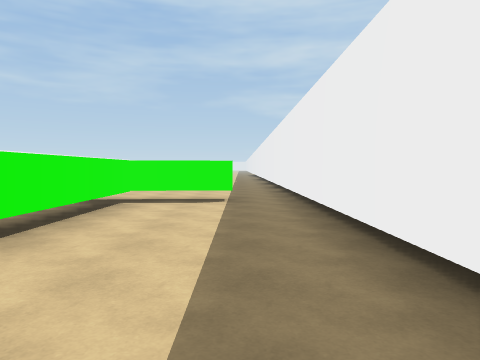
View 1 (above)

24 first-person views from a walk through a scene from a Unity 3-D project. The camera is 1.4 m above the floor, tilts 2° down and sees 70° across. The floor is counted in squares, 2 m on a side. Each view is taken from the middle of a square. On the plan, view 1 faces up. The plan holds only what a view shows up to about 11 squares ahead; the rest is blank. The place goes on beyond the plan. The player character is not drawn.

View 2
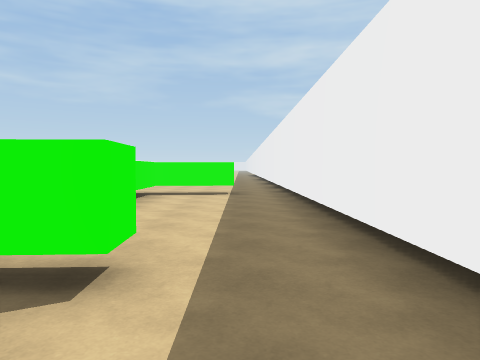

View 3
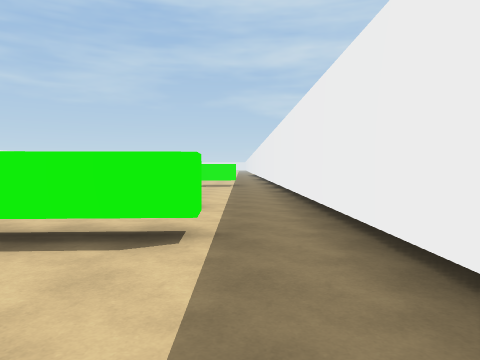

View 4
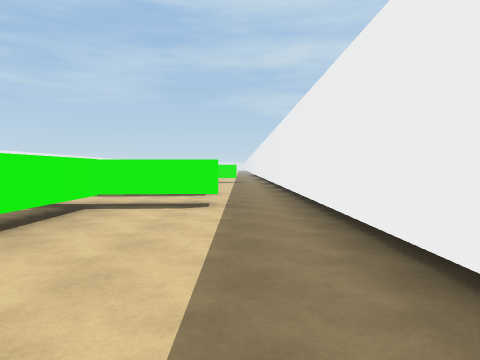

View 5
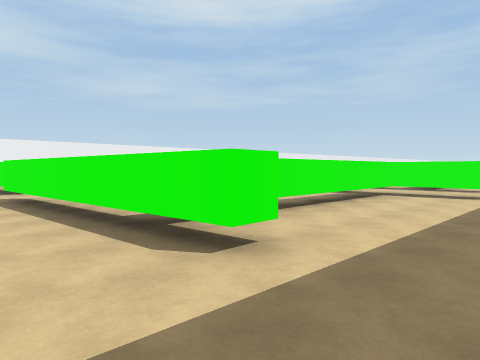

View 6
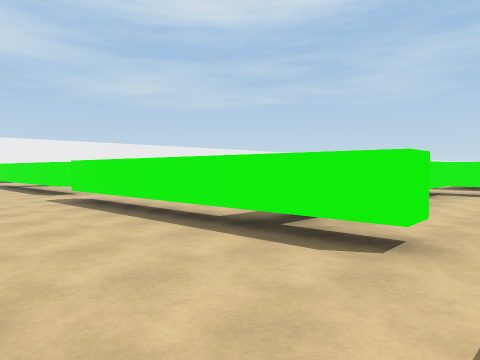

View 7
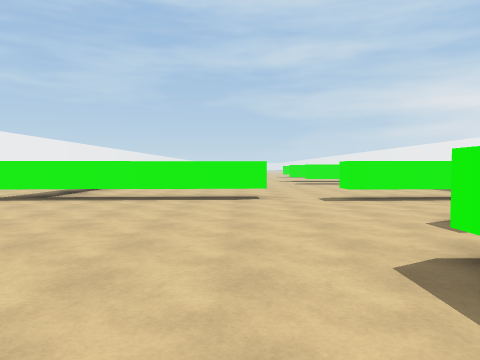

View 8
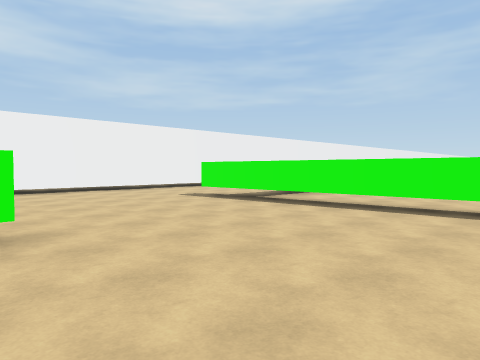

View 9
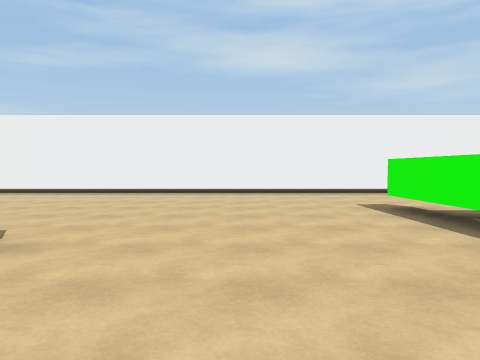

View 10
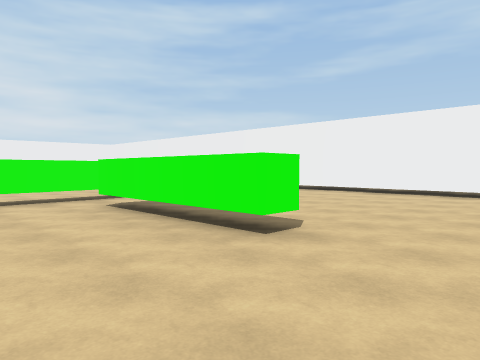

View 11
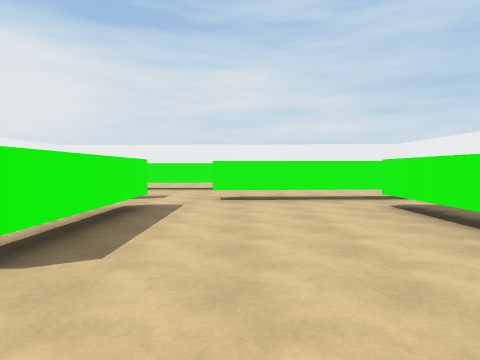

View 12
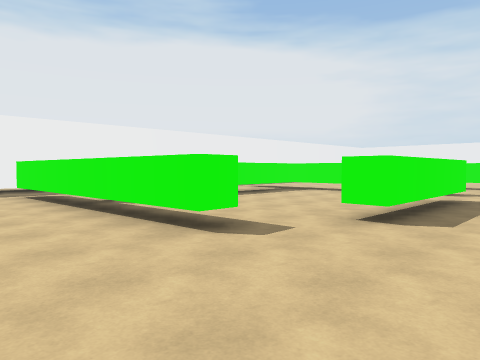

View 13
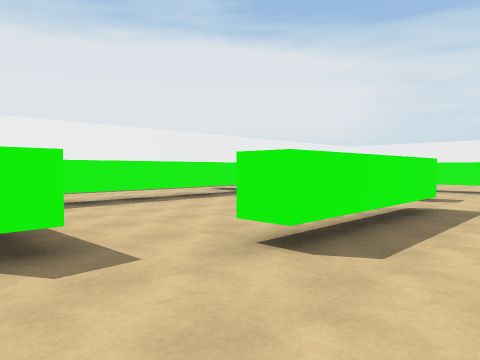

View 14
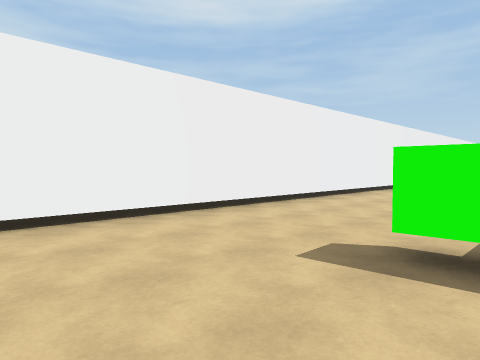

View 15
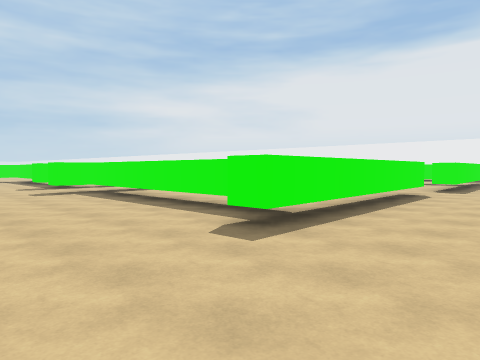

View 16
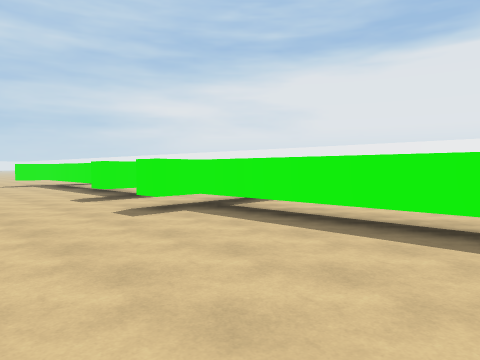

View 17
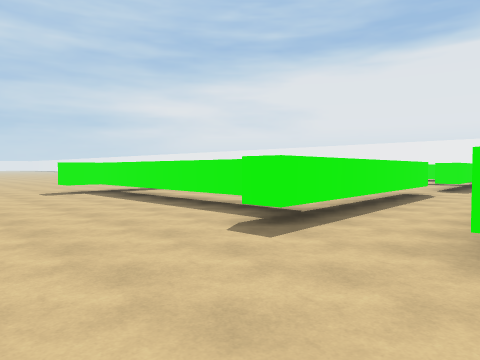

View 18
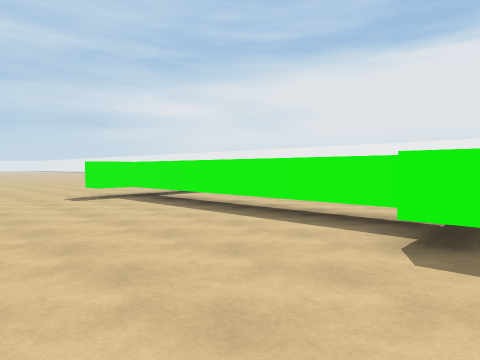

View 19
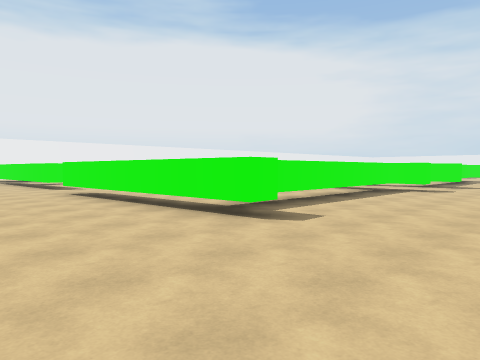

View 20
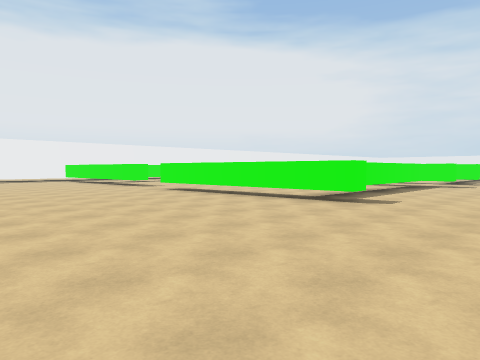

View 21
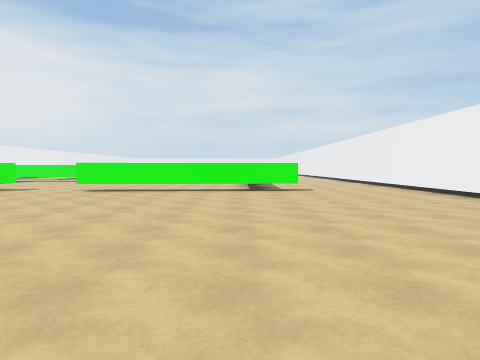

View 22
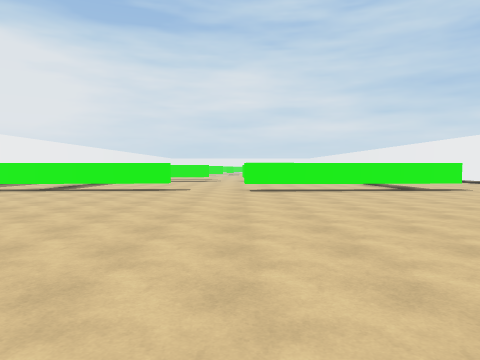

View 23
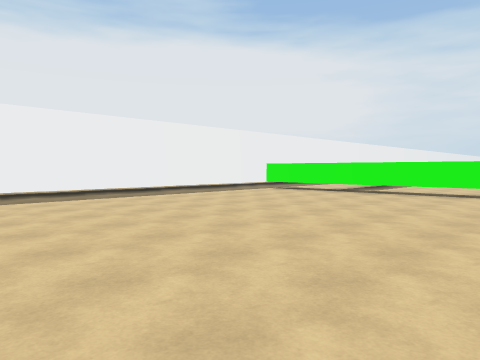

View 24
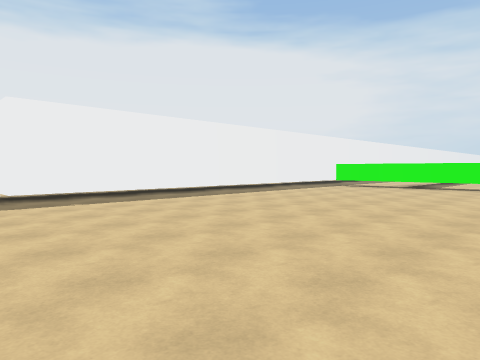

### Floor plan
Key: @ floor where view 1 was taken; # wall or solid block; . floor; T thing the floor can be seen under or through.
Columns run from 20 left of view 1 to 2 right of it. Each row starts with its distance up from view 1.
 20              ....
 19              .........
 18       .    . .........#
 17      ...  ............#
 16     ..................#
 15     ..................#
 14  .....................#
 13  .....................#
 12  .....................#
 11  .....................#
 10 #.....................#
  9 #.....................#
  8 #........TT.......T#..#
  7 #....TTTT ....TTTTT...#
  6   ....T.....  ...T....#
  5   ....T.      .. #....#
  4   ....T.         #....#
  3   ....T.         #....#
  2  .....T.          ....#
  1  .....T......     ....#
  0  ....TTTTTT..##    #@.#
 -1  .............  ......#
 -2 #........       .. T..#
 -3 #...TT           TT...#
 -4 #....T..        .T....#
 -5 #....T..        .#....#
 -6 #....T..        .#....#
 -7 #....T...........#....#
 -8 #....T...........T....
 -9 #....T........... ....
-10 #...TTTTTTT..TTTTTTT..
-11 #.....................
-12 #.....................
-13 #...............TTTT..#
-14 #............TTT  ....
-15 #................T
-16 #......T....#....T...
-17 #......T....#....T...
-18 #...  .T....# ...T...
-19 #..   .T....# ...T..
-20 #     .......  ..T.

Positions as (right, up) in squares from view 1, and headings:
1: (0, 0), facing up
2: (0, -2), facing up
3: (0, -6), facing up
4: (0, -9), facing up
5: (1, -12), facing up-left
6: (0, -13), facing up-left
7: (-10, -18), facing up
8: (-9, -16), facing up-left
9: (-10, -13), facing left
10: (-10, -13), facing down-left
11: (-10, -13), facing down
12: (-10, -11), facing down-right
13: (-10, -13), facing down-right
14: (-15, -13), facing up-left
15: (-19, -13), facing up-right
16: (-19, -8), facing up-right
17: (-19, -3), facing up-right
18: (-19, -1), facing up-right
19: (-19, 11), facing down-right
20: (-19, 14), facing down-right
21: (-14, 18), facing down
22: (-9, 18), facing down
23: (-8, 17), facing down-right
24: (-7, 20), facing down-right
